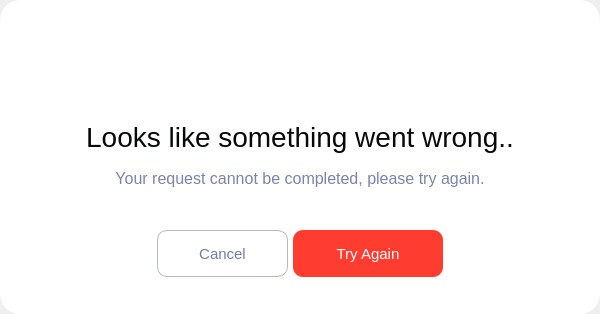
        <widget class="QWidget" name="error_page">
         <layout class="QVBoxLayout" name="error_layout_2">
          <property name="spacing">
           <number>0</number>
          </property>
          <property name="leftMargin">
           <number>0</number>
          </property>
          <property name="topMargin">
           <number>0</number>
          </property>
          <property name="rightMargin">
           <number>0</number>
          </property>
          <property name="bottomMargin">
           <number>0</number>
          </property>
          <item alignment="Qt::AlignHCenter|Qt::AlignVCenter">
           <widget class="QFrame" name="error_frame">
            <property name="minimumSize">
             <size>
              <width>600</width>
              <height>314</height>
             </size>
            </property>
            <property name="maximumSize">
             <size>
              <width>600</width>
              <height>314</height>
             </size>
            </property>
            <property name="styleSheet">
             <string notr="true">QFrame {
	border-radius: 20px;
	background-color: rgb(255, 255, 255);
}</string>
            </property>
            <property name="frameShape">
             <enum>QFrame::NoFrame</enum>
            </property>
            <property name="frameShadow">
             <enum>QFrame::Raised</enum>
            </property>
            <layout class="QVBoxLayout" name="error_layout">
             <property name="spacing">
              <number>0</number>
             </property>
             <property name="leftMargin">
              <number>30</number>
             </property>
             <property name="topMargin">
              <number>30</number>
             </property>
             <property name="rightMargin">
              <number>30</number>
             </property>
             <property name="bottomMargin">
              <number>30</number>
             </property>
             <item>
              <widget class="QLabel" name="error_icon">
               <property name="minimumSize">
                <size>
                 <width>49</width>
                 <height>49</height>
                </size>
               </property>
               <property name="maximumSize">
                <size>
                 <width>16777215</width>
                 <height>16777215</height>
                </size>
               </property>
               <property name="styleSheet">
                <string notr="true">image: url(:/image/error_notification_icon.svg);</string>
               </property>
               <property name="text">
                <string/>
               </property>
               <property name="alignment">
                <set>Qt::AlignCenter</set>
               </property>
              </widget>
             </item>
             <item>
              <widget class="QLabel" name="error_header">
               <property name="styleSheet">
                <string notr="true">font-size: 28px;
color: #070808;
margin-bottom: 10px;
margin-top: 30px;</string>
               </property>
               <property name="text">
                <string>Looks like something went wrong..</string>
               </property>
               <property name="alignment">
                <set>Qt::AlignCenter</set>
               </property>
              </widget>
             </item>
             <item>
              <widget class="QLabel" name="error_text">
               <property name="minimumSize">
                <size>
                 <width>540</width>
                 <height>0</height>
                </size>
               </property>
               <property name="styleSheet">
                <string notr="true">font-size: 16px;
color: #7C83A7;
margin-bottom: 30px;</string>
               </property>
               <property name="text">
                <string>Your request cannot be completed, please try again.</string>
               </property>
               <property name="alignment">
                <set>Qt::AlignCenter</set>
               </property>
               <property name="wordWrap">
                <bool>true</bool>
               </property>
              </widget>
             </item>
             <item alignment="Qt::AlignHCenter">
              <widget class="QFrame" name="error_bottom_frame">
               <property name="frameShape">
                <enum>QFrame::NoFrame</enum>
               </property>
               <property name="frameShadow">
                <enum>QFrame::Raised</enum>
               </property>
               <layout class="QHBoxLayout" name="error_bottom_layout">
                <property name="spacing">
                 <number>5</number>
                </property>
                <property name="leftMargin">
                 <number>0</number>
                </property>
                <property name="topMargin">
                 <number>0</number>
                </property>
                <property name="rightMargin">
                 <number>0</number>
                </property>
                <property name="bottomMargin">
                 <number>0</number>
                </property>
                <item>
                 <widget class="QPushButton" name="error_cancel_butt">
                  <property name="cursor">
                   <cursorShape>PointingHandCursor</cursorShape>
                  </property>
                  <property name="styleSheet">
                   <string notr="true">QPushButton {
	min-width: 129px;
	min-height: 45px;
	max-width: 129px;
	max-height: 45px;
	border-radius: 10px;
	border: 1px solid #B5B8C7;
	font-size: 15px;
	color: #FFFFFF;
	color: #757C9F;
}

QPushButton:hover {
	color: #0915CC;
	border: 1px solid #0915CC;
}</string>
                  </property>
                  <property name="text">
                   <string>Cancel</string>
                  </property>
                 </widget>
                </item>
                <item>
                 <widget class="QPushButton" name="error_butt">
                  <property name="cursor">
                   <cursorShape>PointingHandCursor</cursorShape>
                  </property>
                  <property name="styleSheet">
                   <string notr="true">QPushButton {
	min-width: 150px;
	min-height: 47px;
	max-width: 150px;
	max-height: 47px;
	border-radius: 10px;
	font-size: 15px;
	color: #FFFFFF;
	background: #FF3C2F;
}

QPushButton:hover {
background: rgba(255, 60, 47, 0.8);
}</string>
                  </property>
                  <property name="text">
                   <string>Try Again</string>
                  </property>
                 </widget>
                </item>
               </layout>
              </widget>
             </item>
            </layout>
           </widget>
          </item>
         </layout>
        </widget>
